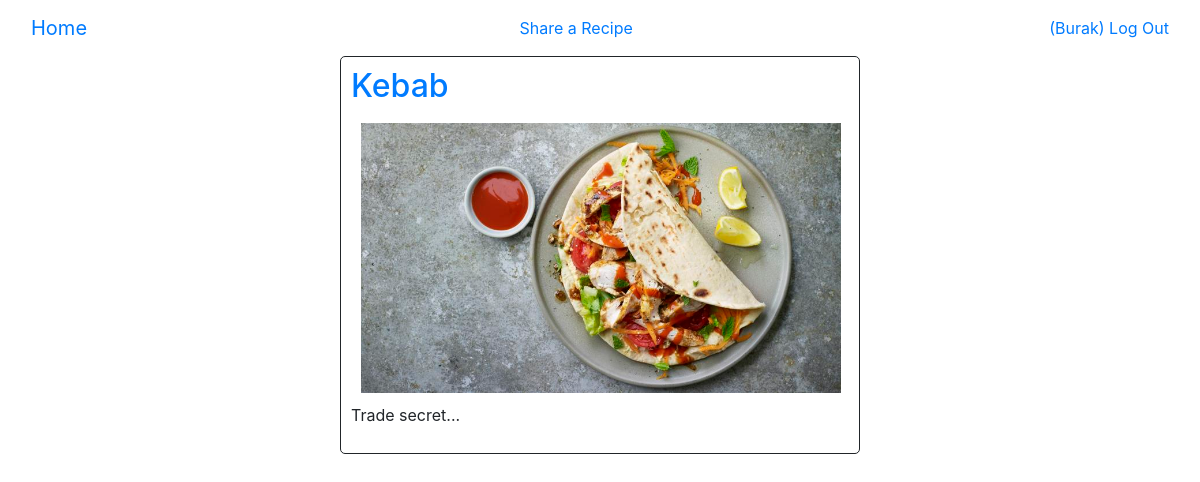
The app's page / (signed in) with its own data.
### recipes/models.py (models this page shows)
class Recipe(models.Model):
	title = models.CharField(max_length=100)
	image = models.ImageField(upload_to='images/')
	ingredients = models.TextField()
	description = models.TextField()
	difficulty = models.CharField(max_length=6, choices=DIFF, default='easy')

### pages/views.py (the view)
# urls.py: path('', HomePageView.as_view(), name='home'),
class HomePageView(ListView):
    model = Recipe
    template_name = 'home.html'

### templates/home.html
{% extends 'base.html' %}
{% block content %}
{% for recipe in object_list %}
	<div class="borders" style="border:5px border-style:inset">
		<a href="{{ recipe.id }}/"><h2>{{ recipe.title }}</h2></a>
		<img class="images" src="{{ recipe.image.url }}" alt="{{ recipe.title }}">
		<p>{{ recipe.description }}</p>
	</div>
	<br>
{% endfor %}
{% endblock %}

### templates/navbar.html
<nav class="navbar navbar-inverse navbar-fixed-top">
	<div class="container-fluid">
		<div class="navbar-header">
			<a class="navbar-brand" href="../">Home</a>
		</div>
		{% if request.user.is_anonymous == False %}
		<ul class="nav navbar-nav">
			<li class="active"><a href="/share">Share a Recipe</a></li>
		</ul>
		{% endif %}
		<ul class="nav navbar-nav navbar-right">
			{% if request.user.is_anonymous %}
				<li><a href="../accounts/login/">Log In</a></li>
				<li><a href="../register/">Register</a></li>
			{% else %}
				<li><a href="../accounts/logout/">({{ request.user|capfirst }}) Log Out</a></li>
			{% endif %}
		</ul>
	</div>
</nav>

### templates/base.html (style rules this page uses)
div.borders { box-sizing: border-box; padding: 10px; width: 520px; height: auto; margin: auto; border-collapse: collapse; border-style: solid; border-width: thin; border-radius: 5px; }
img.images { width: 500px; padding: 10px; border-collapse: collapse; border-style }

### records on screen
Recipe: title "Kebab", image (picture), description "Trade secret..."

### other values on screen
{{ request.user|capfirst }} "Burak"
